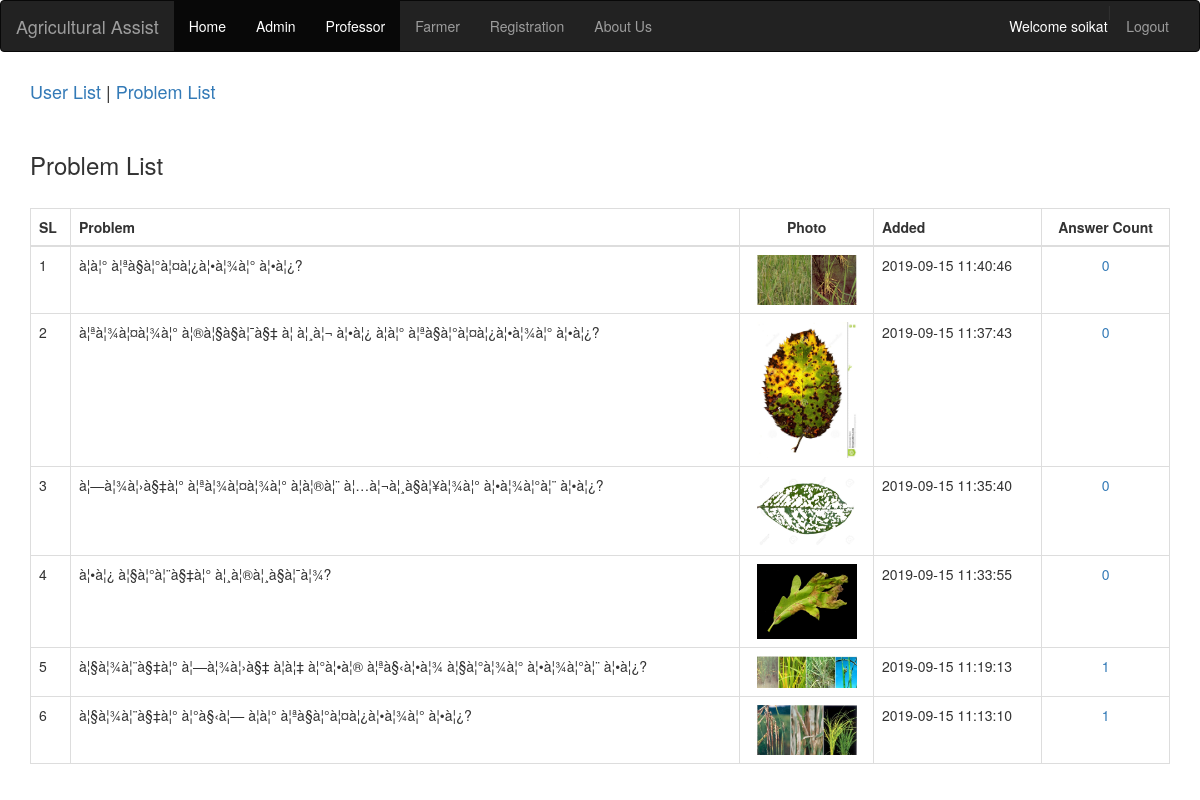
The app's page /admin-problem.php (signed in) with its own data.
### tables this page shows
CREATE TABLE `farmer_problems` (
  `id` int(50) NOT NULL,
  `farmer_id` int(11) NOT NULL,
  `problem_picture` varchar(50) NOT NULL,
  `problem_details` varchar(500) NOT NULL,
  `added` datetime NOT NULL DEFAULT CURRENT_TIMESTAMP
);

### admin-problem.php (the view, shortened to what this page needs)
<?php
include('header.php');
include('db_connection.php');
?>
<div class="container">
<div class="row justify-content-md-center">
<div class="col col-lg-12">
<h4><a href="admin.php">User List</a> | <a href="admin-problem.php">Problem List</a></h4><br/>
<h3>Problem List</h3><br/>
  <table class="table table-bordered">
    <thead>
      <tr>
        <th>SL</th>
        <th>Problem</th>
        <th class="text-center">Photo</th>
        <th>Added</th>
        <th class="text-center">Answer Count</th>
      </tr>
    </thead>
    <tbody>
	<?php
	$sql = "SELECT * FROM farmer_problems where 1 order by id desc";
	$result = $conn->query($sql);
	if ($result->num_rows > 0) {
	    $i = 1;
		while($row = $result->fetch_assoc()) {
		   $farmer_problem_id = $row["id"];
			$answer_count_sql = "SELECT count(id) as total FROM farmer_problem_answer where farmer_problem_id = ".$farmer_problem_id;
			$answer_count_result = $conn->query($answer_count_sql);
			$answer_count_row = $answer_count_result->fetch_assoc();?>
		<tr>
			<td><?php echo $i; ?></td>
			<td><?php echo $row["problem_details"]; ?></td>
			<td class="text-center">
			<?php
			  if(!empty($row["problem_picture"])){
				echo '<img src="uploads/'.$row["problem_picture"].'" width="100" />';
			  } ?>
			</td>
			<td><?php echo $row["added"]; ?></td>
			<td class="text-center"><a href="problem_details.php?id=<?php echo $farmer_problem_id; ?>"><?php echo $answer_count_row["total"]; ?></a></td>
		  </tr>
		<?php $i++;
		}
	}else{?>
		<tr><td colspan="5" class="text-center">No data found</td></tr>
	<?php } ?>
    </tbody>
  </table>
  </div></div>
</div>
</body>
</html>

### records on screen
farmer_problems: problem_details "à¦à¦° à¦ªà§à¦°à¦¤à¦¿à¦•à¦¾à¦° à¦•à¦¿?", problem_picture (picture), added "2019-09-15 11:40:46", total "0"
farmer_problems: problem_details "à¦ªà¦¾à¦¤à¦¾à¦° à¦®à¦§à§à¦¯à§‡ à¦ à¦¸à¦¬ à¦•à¦¿ à¦à¦° à¦ªà§à¦°à¦¤à¦¿à¦•à¦¾à¦° à¦•à¦¿?", problem_picture (picture), added "2019-09-15 11:37:43", total "0"
farmer_problems: problem_details "à¦—à¦¾à¦›à§‡à¦° à¦ªà¦¾à¦¤à¦¾à¦° à¦à¦®à¦¨ à¦…à¦¬à¦¸à§à¦¥à¦¾à¦° à¦•à¦¾à¦°à¦¨ à¦•à¦¿?", problem_picture (picture), added "2019-09-15 11:35:40", total "0"
farmer_problems: problem_details "à¦•à¦¿ à¦§à¦°à¦¨à§‡à¦° à¦¸à¦®à¦¸à§à¦¯à¦¾?", problem_picture (picture), added "2019-09-15 11:33:55", total "0"
farmer_problems: problem_details "à¦§à¦¾à¦¨à§‡à¦° à¦—à¦¾à¦›à§‡ à¦à¦‡ à¦°à¦•à¦® à¦ªà§‹à¦•à¦¾ à¦§à¦°à¦¾à¦° à¦•à¦¾à¦°à¦¨ à¦•à¦¿?", problem_picture (picture), added "2019-09-15 11:19:13", total "1"
farmer_problems: problem_details "à¦§à¦¾à¦¨à§‡à¦° à¦°à§‹à¦— à¦à¦° à¦ªà§à¦°à¦¤à¦¿à¦•à¦¾à¦° à¦•à¦¿?", problem_picture (picture), added "2019-09-15 11:13:10", total "1"

### other values on screen
$_SESSION['name'] "soikat"
